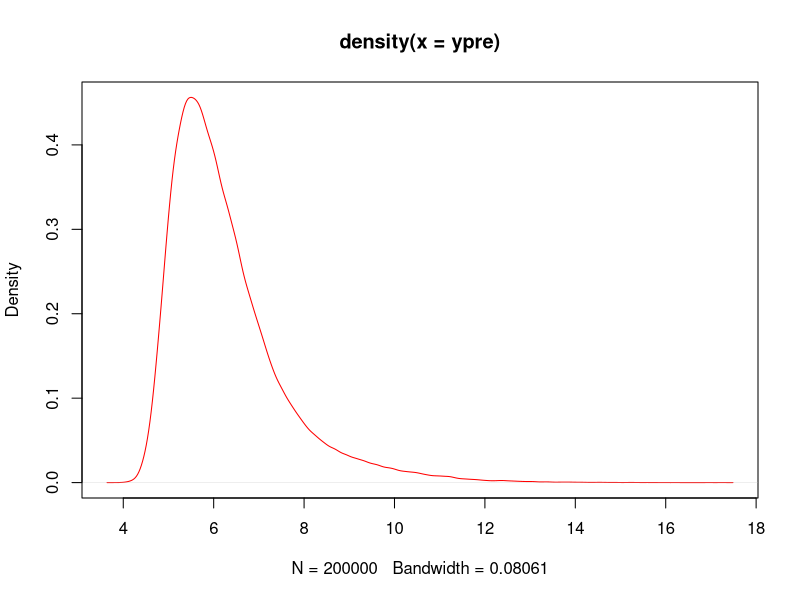
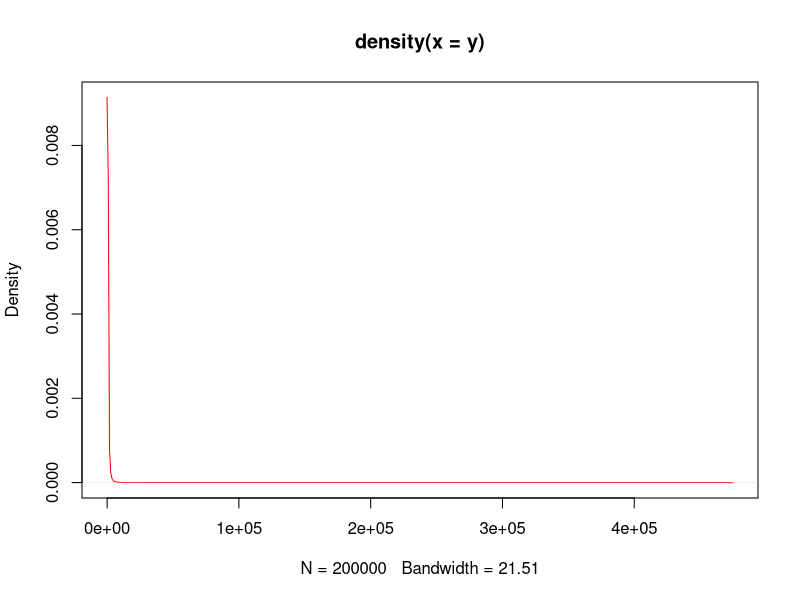

These charts were generated, in order, by the following R code: (Note: this script raises an error after producing the figures.)
library(sn)
library(e1071)

set.seed(122615)

# LSN data with kappa=0.5, sample size=200
# This has pi=0.296229, 20.4% zeros
# mean of y is 7752.807
n<-200
nsims <- 1000
totalN<-n*nsims

simnum <- c(rep(-1,totalN))
for(j in 1:nsims) {
  s <- (n*(j-1)+1)
  f <- n*j
  simnum[s:f] <- c(rep(j,n))
}

x1 <- rbinom(totalN,1,.5)
x2 <- rnorm(totalN, mean=0, sd=.64)
#x3 <- rlnorm(totalN,meanlog=0,sdlog=.5)
x3 <- rpois(totalN,1)
beta0 <- c(rep(6,totalN))
beta1 <- c(rep(0.2,totalN))
beta2 <- c(rep(-0.01,totalN))
beta3 <- c(rep(0.05,totalN))
alpha0 <- c(rep(3,totalN))
alpha1 <- c(rep(-4,totalN))
alpha2 <- c(rep(3.5,totalN))
alpha3 <- c(rep(2.5,totalN))
kappa <- c(rep(5,totalN))  # using kappa=alpha in standard SN parameterization to avoid confusion with parameters we're using
delta <- kappa/sqrt(1+kappa^2)
omega <- c(rep(1.2,totalN))
omega2 <- omega*omega
nu <- exp(beta0+beta1*x1+beta2*x2+beta3*x3) # marginal mean
pi <- exp(alpha0+alpha1*x1+alpha2*x2+alpha3*x3)/(1+exp(alpha0+alpha1*x1+alpha2*x2+alpha3*x3)) # P(y_i>0)
xi <- beta0+beta1*x1+beta2*x2+beta3*x3-log(2)-log(pi)-log(pnorm(omega*delta))-omega2/2  # SN location parameter
ypre <- rsn(totalN, xi, omega, kappa)  # ypre ~ skew normal
y <- exp(ypre)  # y ~ log skew normal

# add zero values
posval<-rbinom(totalN,1,pi)
y[posval==0]<-0
ygtz<-c(rep(1,totalN))
ygtz[y==0]<-0

plot(density(ypre), type="l", col="red")
plot(density(y), type="l", col="red")
skewness(ypre)

#skewtheor <- (4-pi)/2*(delta*sqrt(2/pi))^3/(1-2*delta^2/pi)^(3/2)
#skewtheor[1]

# write to file to import into SAS
mydatak2 <- data.frame(simnum, x1, x2, x3,beta0,beta1,beta2, beta3,alpha0, alpha1, alpha2, alpha3,
	kappa,delta,omega,nu,pi,xi,y,yzero,ygtz)
write.csv(mydatak2, "C:/Users/Valerie/Documents/BIOS General/Dissertation/Paper 3/Simulation Data/zeros20highskew/LSN high skew samp size 200 20p zeros 020915.csv")



# Sample size 1000
set.seed(122615)

# LSN data with kappa=0.5, sample size=200
# This has pi=0.296229, 20.4% zeros
# mean of y is 7752.807
n<-1000
nsims <- 1000
totalN<-n*nsims

simnum <- c(rep(-1,totalN))
for(j in 1:nsims) {
  s <- (n*(j-1)+1)
  f <- n*j
  simnum[s:f] <- c(rep(j,n))
}

x1 <- rbinom(totalN,1,.5)
x2 <- rnorm(totalN, mean=0, sd=.64)
#x3 <- rlnorm(totalN,meanlog=0,sdlog=.5)
x3 <- rpois(totalN,1)
beta0 <- c(rep(6,totalN))
beta1 <- c(rep(0.2,totalN))
beta2 <- c(rep(-0.01,totalN))
beta3 <- c(rep(0.05,totalN))
alpha0 <- c(rep(3,totalN))
alpha1 <- c(rep(-4,totalN))
alpha2 <- c(rep(3.5,totalN))
alpha3 <- c(rep(2.5,totalN))
kappa <- c(rep(5,totalN))  # using kappa=alpha in standard SN parameterization to avoid confusion with parameters we're using
delta <- kappa/sqrt(1+kappa^2)
omega <- c(rep(1.2,totalN))
omega2 <- omega*omega
nu <- exp(beta0+beta1*x1+beta2*x2+beta3*x3) # marginal mean
pi <- exp(alpha0+alpha1*x1+alpha2*x2+alpha3*x3)/(1+exp(alpha0+alpha1*x1+alpha2*x2+alpha3*x3)) # P(y_i>0)
xi <- beta0+beta1*x1+beta2*x2+beta3*x3-log(2)-log(pi)-log(pnorm(omega*delta))-omega2/2  # SN location parameter
ypre <- rsn(totalN, xi, omega, kappa)  # ypre ~ skew normal
y <- exp(ypre)  # y ~ log skew normal

# add zero values
posval<-rbinom(totalN,1,pi)
y[posval==0]<-0
ygtz<-c(rep(1,totalN))
ygtz[y==0]<-0

plot(density(ypre), type="l", col="red")
plot(density(y), type="l", col="red")
skewness(ypre)

#skewtheor <- (4-pi)/2*(delta*sqrt(2/pi))^3/(1-2*delta^2/pi)^(3/2)
#skewtheor[1]

# write to file to import into SAS
mydatak2 <- data.frame(simnum, x1, x2, x3,beta0,beta1,beta2, beta3,alpha0, alpha1, alpha2, alpha3,
                       kappa,delta,omega,nu,pi,xi,y,yzero,ygtz)
write.csv(mydatak2, "C:/Users/Valerie/Documents/BIOS General/Dissertation/Paper 3/Simulation Data/zeros20highskew/LSN high skew samp size 1000 20p zeros 020915.csv")


# Sample size 10000
set.seed(122615)

# LSN data with kappa=0.5, sample size=200
# This has pi=0.296229, 20.4% zeros
# mean of y is 7752.807
n<-10000
nsims <- 1000
totalN<-n*nsims

simnum <- c(rep(-1,totalN))
for(j in 1:nsims) {
  s <- (n*(j-1)+1)
  f <- n*j
  simnum[s:f] <- c(rep(j,n))
}

x1 <- rbinom(totalN,1,.5)
x2 <- rnorm(totalN, mean=0, sd=.64)
#x3 <- rlnorm(totalN,meanlog=0,sdlog=.5)
x3 <- rpois(totalN,1)
beta0 <- c(rep(6,totalN))
beta1 <- c(rep(0.2,totalN))
beta2 <- c(rep(-0.01,totalN))
beta3 <- c(rep(0.05,totalN))
#beta0 <- c(rep(7,totalN))
#beta1 <- c(rep(0.2,totalN))
#beta2 <- c(rep(-0.05,totalN))
#beta3 <- c(rep(0.05,totalN))
alpha0 <- c(rep(3,totalN))
alpha1 <- c(rep(-4,totalN))
alpha2 <- c(rep(3.5,totalN))
alpha3 <- c(rep(2.5,totalN))
kappa <- c(rep(5,totalN))  # using kappa=alpha in standard SN parameterization to avoid confusion with parameters we're using
delta <- kappa/sqrt(1+kappa^2)
omega <- c(rep(1.2,totalN))
omega2 <- omega*omega
nu <- exp(beta0+beta1*x1+beta2*x2+beta3*x3) # marginal mean
pi <- exp(alpha0+alpha1*x1+alpha2*x2+alpha3*x3)/(1+exp(alpha0+alpha1*x1+alpha2*x2+alpha3*x3)) # P(y_i>0)
xi <- beta0+beta1*x1+beta2*x2+beta3*x3-log(2)-log(pi)-log(pnorm(omega*delta))-omega2/2  # SN location parameter
ypre <- rsn(totalN, xi, omega, kappa)  # ypre ~ skew normal
y <- exp(ypre)  # y ~ log skew normal

# add zero values
posval<-rbinom(totalN,1,pi)
y[posval==0]<-0
ygtz<-c(rep(1,totalN))
ygtz[y==0]<-0

plot(density(ypre), type="l", col="red")
plot(density(y), type="l", col="red")
skewness(ypre)

#skewtheor <- (4-pi)/2*(delta*sqrt(2/pi))^3/(1-2*delta^2/pi)^(3/2)
#skewtheor[1]

# write to file to import into SAS
mydatak2 <- data.frame(simnum, x1, x2, x3,y,yzero,ygtz)
write.csv(mydatak2, "C:/Users/Valerie/Documents/BIOS General/Dissertation/Paper 3/Simulation Data/zeros20highskew/LSN high skew samp size 10000 20p zeros 020915.csv")


# Sample size 50000
# first 250
set.seed(122615)
memory.limit(16000)

# LSN data with kappa=0.5, sample size=50000

n<-50000
nsims <- 250
totalN<-n*nsims

simnum <- c(rep(-1,totalN))
for(j in 1:nsims) {
  s <- (n*(j-1)+1)
  f <- n*j
  simnum[s:f] <- c(rep(j,n))
}

x1 <- rbinom(totalN,1,.5)
x2 <- rnorm(totalN, mean=0, sd=.64)
#x3 <- rlnorm(totalN,meanlog=0,sdlog=.5)
x3 <- rpois(totalN,1)
beta0 <- c(rep(6,totalN))
beta1 <- c(rep(0.2,totalN))
beta2 <- c(rep(-0.01,totalN))
beta3 <- c(rep(0.05,totalN))
#beta0 <- c(rep(7,totalN))
#beta1 <- c(rep(0.2,totalN))
#beta2 <- c(rep(-0.05,totalN))
#beta3 <- c(rep(0.05,totalN))
alpha0 <- c(rep(3,totalN))
alpha1 <- c(rep(-4,totalN))
alpha2 <- c(rep(3.5,totalN))
alpha3 <- c(rep(2.5,totalN))
kappa <- c(rep(5,totalN))  # using kappa=alpha in standard SN parameterization to avoid confusion with parameters we're using
delta <- kappa/sqrt(1+kappa^2)
omega <- c(rep(1.2,totalN))
omega2 <- omega*omega
nu <- exp(beta0+beta1*x1+beta2*x2+beta3*x3) # marginal mean
pi <- exp(alpha0+alpha1*x1+alpha2*x2+alpha3*x3)/(1+exp(alpha0+alpha1*x1+alpha2*x2+alpha3*x3)) # P(y_i>0)
xi <- beta0+beta1*x1+beta2*x2+beta3*x3-log(2)-log(pi)-log(pnorm(omega*delta))-omega2/2  # SN location parameter
ypre <- rsn(totalN, xi, omega, kappa)  # ypre ~ skew normal
y <- exp(ypre)  # y ~ log skew normal

# add zero values
posval<-rbinom(totalN,1,pi)
y[posval==0]<-0
ygtz<-c(rep(1,totalN))
ygtz[y==0]<-0

plot(density(ypre), type="l", col="red")
plot(density(y), type="l", col="red")
skewness(ypre)
mean(y)
max(y)

#skewtheor <- (4-pi)/2*(delta*sqrt(2/pi))^3/(1-2*delta^2/pi)^(3/2)
#skewtheor[1]

# write to file to import into SAS
mydatak2 <- data.frame(simnum, x1, x2, x3,y)
write.csv(mydatak2, "C:/Users/Valerie/Documents/BIOS General/Dissertation/Paper 3/Simulation Data/For Paper 3/zeros20highskew/LSN high skew samp size 50000 20p zeros part 1 062315.csv")


# second 250
rm(list=ls())
set.seed(062315)


# LSN data with kappa=0.5, sample size=50000

n<-50000
nsims <- 250
totalN<-n*nsims

simnum <- c(rep(-1,totalN))
for(j in 1:nsims) {
  s <- (n*(j-1)+1)
  f <- n*j
  simnum[s:f] <- c(rep(j,n))
}

x1 <- rbinom(totalN,1,.5)
x2 <- rnorm(totalN, mean=0, sd=.64)
#x3 <- rlnorm(totalN,meanlog=0,sdlog=.5)
x3 <- rpois(totalN,1)
beta0 <- c(rep(6,totalN))
beta1 <- c(rep(0.2,totalN))
beta2 <- c(rep(-0.01,totalN))
beta3 <- c(rep(0.05,totalN))
#beta0 <- c(rep(7,totalN))
#beta1 <- c(rep(0.2,totalN))
#beta2 <- c(rep(-0.05,totalN))
#beta3 <- c(rep(0.05,totalN))
alpha0 <- c(rep(3,totalN))
alpha1 <- c(rep(-4,totalN))
alpha2 <- c(rep(3.5,totalN))
alpha3 <- c(rep(2.5,totalN))
kappa <- c(rep(5,totalN))  # using kappa=alpha in standard SN parameterization to avoid confusion with parameters we're using
delta <- kappa/sqrt(1+kappa^2)
omega <- c(rep(1.2,totalN))
omega2 <- omega*omega
nu <- exp(beta0+beta1*x1+beta2*x2+beta3*x3) # marginal mean
pi <- exp(alpha0+alpha1*x1+alpha2*x2+alpha3*x3)/(1+exp(alpha0+alpha1*x1+alpha2*x2+alpha3*x3)) # P(y_i>0)
xi <- beta0+beta1*x1+beta2*x2+beta3*x3-log(2)-log(pi)-log(pnorm(omega*delta))-omega2/2  # SN location parameter
ypre <- rsn(totalN, xi, omega, kappa)  # ypre ~ skew normal
y <- exp(ypre)  # y ~ log skew normal

# add zero values
posval<-rbinom(totalN,1,pi)
y[posval==0]<-0
ygtz<-c(rep(1,totalN))
ygtz[y==0]<-0

plot(density(ypre), type="l", col="red")
plot(density(y), type="l", col="red")
skewness(ypre)

#skewtheor <- (4-pi)/2*(delta*sqrt(2/pi))^3/(1-2*delta^2/pi)^(3/2)
#skewtheor[1]

# write to file to import into SAS
mydatak2 <- data.frame(simnum, x1, x2, x3,y)
write.csv(mydatak2, "C:/Users/Valerie/Documents/BIOS General/Dissertation/Paper 3/Simulation Data/For Paper 3/zeros20highskew/LSN high skew samp size 50000 20p zeros part 2 062315.csv")


# third 250
rm(list=ls())
set.seed(7654321)


# LSN data with kappa=0.5, sample size=50000

n<-50000
nsims <- 250
totalN<-n*nsims

simnum <- c(rep(-1,totalN))
for(j in 1:nsims) {
  s <- (n*(j-1)+1)
  f <- n*j
  simnum[s:f] <- c(rep(j,n))
}

x1 <- rbinom(totalN,1,.5)
x2 <- rnorm(totalN, mean=0, sd=.64)
#x3 <- rlnorm(totalN,meanlog=0,sdlog=.5)
x3 <- rpois(totalN,1)
beta0 <- c(rep(6,totalN))
beta1 <- c(rep(0.2,totalN))
beta2 <- c(rep(-0.01,totalN))
beta3 <- c(rep(0.05,totalN))
#beta0 <- c(rep(7,totalN))
#beta1 <- c(rep(0.2,totalN))
#beta2 <- c(rep(-0.05,totalN))
#beta3 <- c(rep(0.05,totalN))
alpha0 <- c(rep(3,totalN))
alpha1 <- c(rep(-4,totalN))
alpha2 <- c(rep(3.5,totalN))
alpha3 <- c(rep(2.5,totalN))
kappa <- c(rep(5,totalN))  # using kappa=alpha in standard SN parameterization to avoid confusion with parameters we're using
delta <- kappa/sqrt(1+kappa^2)
omega <- c(rep(1.2,totalN))
omega2 <- omega*omega
nu <- exp(beta0+beta1*x1+beta2*x2+beta3*x3) # marginal mean
pi <- exp(alpha0+alpha1*x1+alpha2*x2+alpha3*x3)/(1+exp(alpha0+alpha1*x1+alpha2*x2+alpha3*x3)) # P(y_i>0)
xi <- beta0+beta1*x1+beta2*x2+beta3*x3-log(2)-log(pi)-log(pnorm(omega*delta))-omega2/2  # SN location parameter
ypre <- rsn(totalN, xi, omega, kappa)  # ypre ~ skew normal
y <- exp(ypre)  # y ~ log skew normal

# add zero values
posval<-rbinom(totalN,1,pi)
y[posval==0]<-0
ygtz<-c(rep(1,totalN))
ygtz[y==0]<-0

plot(density(ypre), type="l", col="red")
plot(density(y), type="l", col="red")
skewness(ypre)

#skewtheor <- (4-pi)/2*(delta*sqrt(2/pi))^3/(1-2*delta^2/pi)^(3/2)
#skewtheor[1]

# write to file to import into SAS
mydatak2 <- data.frame(simnum, x1, x2, x3,y)
write.csv(mydatak2, "C:/Users/Valerie/Documents/BIOS General/Dissertation/Paper 3/Simulation Data/For Paper 3/zeros20highskew/LSN high skew samp size 50000 20p zeros part 3 062315.csv")

# last 250
rm(list=ls())
set.seed(54321895)


# LSN data with kappa=0.5, sample size=50000

n<-50000
nsims <- 250
totalN<-n*nsims

simnum <- c(rep(-1,totalN))
for(j in 1:nsims) {
  s <- (n*(j-1)+1)
  f <- n*j
  simnum[s:f] <- c(rep(j,n))
}

x1 <- rbinom(totalN,1,.5)
x2 <- rnorm(totalN, mean=0, sd=.64)
#x3 <- rlnorm(totalN,meanlog=0,sdlog=.5)
x3 <- rpois(totalN,1)
beta0 <- c(rep(6,totalN))
beta1 <- c(rep(0.2,totalN))
beta2 <- c(rep(-0.01,totalN))
beta3 <- c(rep(0.05,totalN))
#beta0 <- c(rep(7,totalN))
#beta1 <- c(rep(0.2,totalN))
#beta2 <- c(rep(-0.05,totalN))
#beta3 <- c(rep(0.05,totalN))
alpha0 <- c(rep(3,totalN))
alpha1 <- c(rep(-4,totalN))
alpha2 <- c(rep(3.5,totalN))
alpha3 <- c(rep(2.5,totalN))
kappa <- c(rep(5,totalN))  # using kappa=alpha in standard SN parameterization to avoid confusion with parameters we're using
delta <- kappa/sqrt(1+kappa^2)
omega <- c(rep(1.2,totalN))
omega2 <- omega*omega
nu <- exp(beta0+beta1*x1+beta2*x2+beta3*x3) # marginal mean
pi <- exp(alpha0+alpha1*x1+alpha2*x2+alpha3*x3)/(1+exp(alpha0+alpha1*x1+alpha2*x2+alpha3*x3)) # P(y_i>0)
xi <- beta0+beta1*x1+beta2*x2+beta3*x3-log(2)-log(pi)-log(pnorm(omega*delta))-omega2/2  # SN location parameter
ypre <- rsn(totalN, xi, omega, kappa)  # ypre ~ skew normal
y <- exp(ypre)  # y ~ log skew normal

# add zero values
posval<-rbinom(totalN,1,pi)
y[posval==0]<-0
ygtz<-c(rep(1,totalN))
ygtz[y==0]<-0

plot(density(ypre), type="l", col="red")
plot(density(y), type="l", col="red")
skewness(ypre)

#skewtheor <- (4-pi)/2*(delta*sqrt(2/pi))^3/(1-2*delta^2/pi)^(3/2)
#skewtheor[1]

# write to file to import into SAS
mydatak2 <- data.frame(simnum, x1, x2, x3,y)
write.csv(mydatak2, "C:/Users/Valerie/Documents/BIOS General/Dissertation/Paper 3/Simulation Data/For Paper 3/zeros20highskew/LSN high skew samp size 50000 20p zeros part 4 062315.csv")


#### Generate with beta1=0 to get type 1 error ####

set.seed(122615)

# LSN data with kappa=0.5, sample size=200
# This has pi=0.296229, 20.4% zeros
# mean of y is 7752.807
n<-200
nsims <- 1000
totalN<-n*nsims

simnum <- c(rep(-1,totalN))
for(j in 1:nsims) {
  s <- (n*(j-1)+1)
  f <- n*j
  simnum[s:f] <- c(rep(j,n))
}

x1 <- rbinom(totalN,1,.5)
x2 <- rnorm(totalN, mean=0, sd=.64)
#x3 <- rlnorm(totalN,meanlog=0,sdlog=.5)
x3 <- rpois(totalN,1)
beta0 <- c(rep(6,totalN))
beta1 <- c(rep(0,totalN))
beta2 <- c(rep(-0.01,totalN))
beta3 <- c(rep(0.05,totalN))
alpha0 <- c(rep(3,totalN))
alpha1 <- c(rep(-4,totalN))
alpha2 <- c(rep(3.5,totalN))
alpha3 <- c(rep(2.5,totalN))
kappa <- c(rep(5,totalN))  # using kappa=alpha in standard SN parameterization to avoid confusion with parameters we're using
delta <- kappa/sqrt(1+kappa^2)
omega <- c(rep(1.2,totalN))
omega2 <- omega*omega
nu <- exp(beta0+beta1*x1+beta2*x2+beta3*x3) # marginal mean
pi <- exp(alpha0+alpha1*x1+alpha2*x2+alpha3*x3)/(1+exp(alpha0+alpha1*x1+alpha2*x2+alpha3*x3)) # P(y_i>0)
xi <- beta0+beta1*x1+beta2*x2+beta3*x3-log(2)-log(pi)-log(pnorm(omega*delta))-omega2/2  # SN location parameter
ypre <- rsn(totalN, xi, omega, kappa)  # ypre ~ skew normal
y <- exp(ypre)  # y ~ log skew normal

# add zero values
posval<-rbinom(totalN,1,pi)
y[posval==0]<-0
ygtz<-c(rep(1,totalN))
ygtz[y==0]<-0

plot(density(ypre), type="l", col="red")
plot(density(y), type="l", col="red")
skewness(ypre)

#skewtheor <- (4-pi)/2*(delta*sqrt(2/pi))^3/(1-2*delta^2/pi)^(3/2)
#skewtheor[1]

# write to file to import into SAS
mydatak2 <- data.frame(simnum, x1, x2, x3,beta0,beta1,beta2, beta3,alpha0, alpha1, alpha2, alpha3,
                       kappa,delta,omega,nu,pi,xi,y,yzero,ygtz)
write.csv(mydatak2, "C:/Users/Valerie/Documents/BIOS General/Dissertation/Paper 3/Simulation Data/zeros20highskew/LSN high skew samp size 200 20p zeros type 1 error 020915.csv")



# Sample size 1000
set.seed(122615)

# LSN data with kappa=0.5, sample size=200
# This has pi=0.296229, 20.4% zeros
# mean of y is 7752.807
n<-1000
nsims <- 1000
totalN<-n*nsims

simnum <- c(rep(-1,totalN))
for(j in 1:nsims) {
  s <- (n*(j-1)+1)
  f <- n*j
  simnum[s:f] <- c(rep(j,n))
}

x1 <- rbinom(totalN,1,.5)
x2 <- rnorm(totalN, mean=0, sd=.64)
#x3 <- rlnorm(totalN,meanlog=0,sdlog=.5)
x3 <- rpois(totalN,1)
beta0 <- c(rep(6,totalN))
beta1 <- c(rep(0,totalN))
beta2 <- c(rep(-0.01,totalN))
beta3 <- c(rep(0.05,totalN))
alpha0 <- c(rep(3,totalN))
alpha1 <- c(rep(-4,totalN))
alpha2 <- c(rep(3.5,totalN))
alpha3 <- c(rep(2.5,totalN))
kappa <- c(rep(5,totalN))  # using kappa=alpha in standard SN parameterization to avoid confusion with parameters we're using
delta <- kappa/sqrt(1+kappa^2)
omega <- c(rep(1.2,totalN))
omega2 <- omega*omega
nu <- exp(beta0+beta1*x1+beta2*x2+beta3*x3) # marginal mean
pi <- exp(alpha0+alpha1*x1+alpha2*x2+alpha3*x3)/(1+exp(alpha0+alpha1*x1+alpha2*x2+alpha3*x3)) # P(y_i>0)
xi <- beta0+beta1*x1+beta2*x2+beta3*x3-log(2)-log(pi)-log(pnorm(omega*delta))-omega2/2  # SN location parameter
ypre <- rsn(totalN, xi, omega, kappa)  # ypre ~ skew normal
y <- exp(ypre)  # y ~ log skew normal

# add zero values
posval<-rbinom(totalN,1,pi)
y[posval==0]<-0
ygtz<-c(rep(1,totalN))
ygtz[y==0]<-0

plot(density(ypre), type="l", col="red")
plot(density(y), type="l", col="red")
skewness(ypre)

#skewtheor <- (4-pi)/2*(delta*sqrt(2/pi))^3/(1-2*delta^2/pi)^(3/2)
#skewtheor[1]

# write to file to import into SAS
mydatak2 <- data.frame(simnum, x1, x2, x3,beta0,beta1,beta2, beta3,alpha0, alpha1, alpha2, alpha3,
                       kappa,delta,omega,nu,pi,xi,y,yzero,ygtz)
write.csv(mydatak2, "C:/Users/Valerie/Documents/BIOS General/Dissertation/Paper 3/Simulation Data/zeros20highskew/LSN high skew samp size 1000 20p zeros type 1 error 020915.csv")


# Sample size 10000
set.seed(122615)

# LSN data with kappa=0.5, sample size=200
# This has pi=0.296229, 20.4% zeros
# mean of y is 7752.807
n<-10000
nsims <- 1000
totalN<-n*nsims

simnum <- c(rep(-1,totalN))
for(j in 1:nsims) {
  s <- (n*(j-1)+1)
  f <- n*j
  simnum[s:f] <- c(rep(j,n))
}

x1 <- rbinom(totalN,1,.5)
x2 <- rnorm(totalN, mean=0, sd=.64)
#x3 <- rlnorm(totalN,meanlog=0,sdlog=.5)
x3 <- rpois(totalN,1)
beta0 <- c(rep(6,totalN))
beta1 <- c(rep(0,totalN))
beta2 <- c(rep(-0.01,totalN))
beta3 <- c(rep(0.05,totalN))
#beta0 <- c(rep(7,totalN))
#beta1 <- c(rep(0.2,totalN))
#beta2 <- c(rep(-0.05,totalN))
#beta3 <- c(rep(0.05,totalN))
alpha0 <- c(rep(3,totalN))
alpha1 <- c(rep(-4,totalN))
alpha2 <- c(rep(3.5,totalN))
alpha3 <- c(rep(2.5,totalN))
kappa <- c(rep(5,totalN))  # using kappa=alpha in standard SN parameterization to avoid confusion with parameters we're using
delta <- kappa/sqrt(1+kappa^2)
omega <- c(rep(1.2,totalN))
omega2 <- omega*omega
nu <- exp(beta0+beta1*x1+beta2*x2+beta3*x3) # marginal mean
pi <- exp(alpha0+alpha1*x1+alpha2*x2+alpha3*x3)/(1+exp(alpha0+alpha1*x1+alpha2*x2+alpha3*x3)) # P(y_i>0)
xi <- beta0+beta1*x1+beta2*x2+beta3*x3-log(2)-log(pi)-log(pnorm(omega*delta))-omega2/2  # SN location parameter
ypre <- rsn(totalN, xi, omega, kappa)  # ypre ~ skew normal
y <- exp(ypre)  # y ~ log skew normal

# add zero values
posval<-rbinom(totalN,1,pi)
y[posval==0]<-0
ygtz<-c(rep(1,totalN))
ygtz[y==0]<-0

plot(density(ypre), type="l", col="red")
plot(density(y), type="l", col="red")
skewness(ypre)

#skewtheor <- (4-pi)/2*(delta*sqrt(2/pi))^3/(1-2*delta^2/pi)^(3/2)
#skewtheor[1]

# write to file to import into SAS
mydatak2 <- data.frame(simnum, x1, x2, x3,y,yzero,ygtz)
write.csv(mydatak2, "C:/Users/Valerie/Documents/BIOS General/Dissertation/Paper 3/Simulation Data/zeros20highskew/LSN high skew samp size 10000 20p zeros type 1 error 020915.csv")

# Sample size 50000

# first 500 
rm(list=ls())
set.seed(122615)

# LSN data with kappa=0.5, sample size=50000

n<-50000
nsims <- 500
totalN<-n*nsims

simnum <- c(rep(-1,totalN))
for(j in 1:nsims) {
  s <- (n*(j-1)+1)
  f <- n*j
  simnum[s:f] <- c(rep(j,n))
}

x1 <- rbinom(totalN,1,.5)
x2 <- rnorm(totalN, mean=0, sd=.64)
#x3 <- rlnorm(totalN,meanlog=0,sdlog=.5)
x3 <- rpois(totalN,1)
beta0 <- c(rep(6,totalN))
beta1 <- c(rep(0,totalN))
beta2 <- c(rep(-0.01,totalN))
beta3 <- c(rep(0.05,totalN))
#beta0 <- c(rep(7,totalN))
#beta1 <- c(rep(0.2,totalN))
#beta2 <- c(rep(-0.05,totalN))
#beta3 <- c(rep(0.05,totalN))
alpha0 <- c(rep(3,totalN))
alpha1 <- c(rep(-4,totalN))
alpha2 <- c(rep(3.5,totalN))
alpha3 <- c(rep(2.5,totalN))
kappa <- c(rep(5,totalN))  # using kappa=alpha in standard SN parameterization to avoid confusion with parameters we're using
delta <- kappa/sqrt(1+kappa^2)
omega <- c(rep(1.2,totalN))
omega2 <- omega*omega
nu <- exp(beta0+beta1*x1+beta2*x2+beta3*x3) # marginal mean
pi <- exp(alpha0+alpha1*x1+alpha2*x2+alpha3*x3)/(1+exp(alpha0+alpha1*x1+alpha2*x2+alpha3*x3)) # P(y_i>0)
xi <- beta0+beta1*x1+beta2*x2+beta3*x3-log(2)-log(pi)-log(pnorm(omega*delta))-omega2/2  # SN location parameter
ypre <- rsn(totalN, xi, omega, kappa)  # ypre ~ skew normal
y <- exp(ypre)  # y ~ log skew normal

# add zero values
posval<-rbinom(totalN,1,pi)
y[posval==0]<-0
ygtz<-c(rep(1,totalN))
ygtz[y==0]<-0

plot(density(ypre), type="l", col="red")
plot(density(y), type="l", col="red")
skewness(ypre)

#skewtheor <- (4-pi)/2*(delta*sqrt(2/pi))^3/(1-2*delta^2/pi)^(3/2)
#skewtheor[1]

# write to file to import into SAS
mydatak2 <- data.frame(simnum, x1, x2, x3,y)
write.csv(mydatak2, "C:/Users/Valerie/Documents/BIOS General/Dissertation/Paper 3/Simulation Data/For Paper 3/zeros20highskew/LSN high skew samp size 50000 20p zeros type 1 error part 1 062315.csv")

# Sample size 50000

# second 500 
rm(list=ls())
set.seed(062315)

# LSN data with kappa=0.5, sample size=50000

n<-50000
nsims <- 500
totalN<-n*nsims

simnum <- c(rep(-1,totalN))
for(j in 1:nsims) {
  s <- (n*(j-1)+1)
  f <- n*j
  simnum[s:f] <- c(rep(j,n))
}

x1 <- rbinom(totalN,1,.5)
x2 <- rnorm(totalN, mean=0, sd=.64)
#x3 <- rlnorm(totalN,meanlog=0,sdlog=.5)
x3 <- rpois(totalN,1)
beta0 <- c(rep(6,totalN))
beta1 <- c(rep(0,totalN))
beta2 <- c(rep(-0.01,totalN))
beta3 <- c(rep(0.05,totalN))
#beta0 <- c(rep(7,totalN))
#beta1 <- c(rep(0.2,totalN))
#beta2 <- c(rep(-0.05,totalN))
#beta3 <- c(rep(0.05,totalN))
alpha0 <- c(rep(3,totalN))
alpha1 <- c(rep(-4,totalN))
alpha2 <- c(rep(3.5,totalN))
alpha3 <- c(rep(2.5,totalN))
kappa <- c(rep(5,totalN))  # using kappa=alpha in standard SN parameterization to avoid confusion with parameters we're using
delta <- kappa/sqrt(1+kappa^2)
omega <- c(rep(1.2,totalN))
omega2 <- omega*omega
nu <- exp(beta0+beta1*x1+beta2*x2+beta3*x3) # marginal mean
pi <- exp(alpha0+alpha1*x1+alpha2*x2+alpha3*x3)/(1+exp(alpha0+alpha1*x1+alpha2*x2+alpha3*x3)) # P(y_i>0)
xi <- beta0+beta1*x1+beta2*x2+beta3*x3-log(2)-log(pi)-log(pnorm(omega*delta))-omega2/2  # SN location parameter
ypre <- rsn(totalN, xi, omega, kappa)  # ypre ~ skew normal
y <- exp(ypre)  # y ~ log skew normal

# add zero values
posval<-rbinom(totalN,1,pi)
y[posval==0]<-0
ygtz<-c(rep(1,totalN))
ygtz[y==0]<-0

plot(density(ypre), type="l", col="red")
plot(density(y), type="l", col="red")
skewness(ypre)

#skewtheor <- (4-pi)/2*(delta*sqrt(2/pi))^3/(1-2*delta^2/pi)^(3/2)
#skewtheor[1]
memory.limit(16000)
# write to file to import into SAS
mydatak2 <- data.frame(simnum, x1, x2, x3,y)
write.csv(mydatak2, "C:/Users/Valerie/Documents/BIOS General/Dissertation/Paper 3/Simulation Data/For Paper 3/zeros20highskew/LSN high skew samp size 50000 20p zeros type 1 error part 2 062315.csv")
